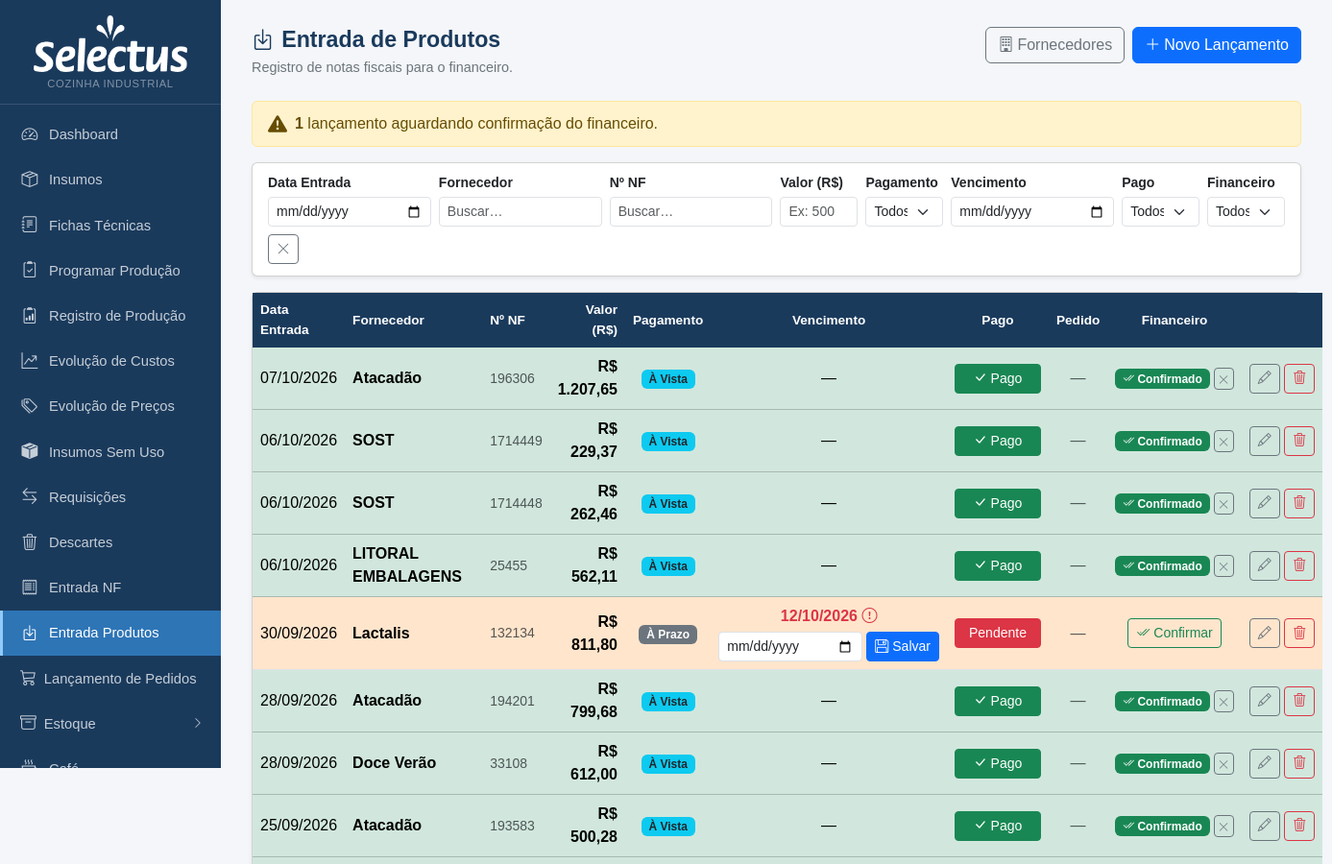
The app's page /entrada-produtos (upper part), older data.
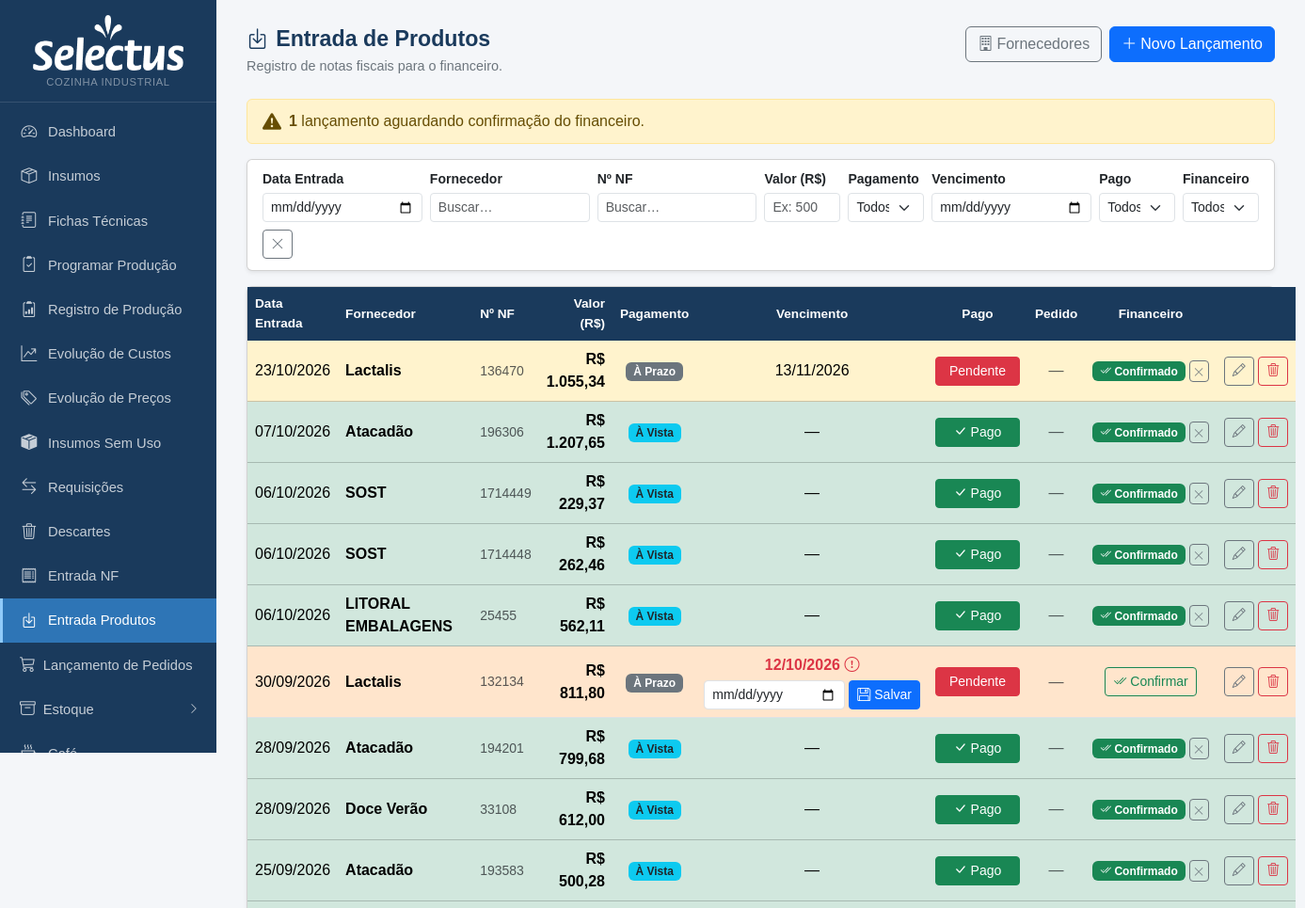
The same page, newer data.
### tables this page shows
CREATE TABLE ep_lancamentos (
            id                  INTEGER PRIMARY KEY AUTOINCREMENT,
            fornecedor_id       INTEGER NOT NULL,
            data_entrada        TEXT NOT NULL,
            numero_nf           TEXT,
            valor               REAL NOT NULL,
            tipo_pagamento      TEXT NOT NULL DEFAULT 'prazo',
            data_vencimento     TEXT,
            pago                INTEGER NOT NULL DEFAULT 0,
            confirmado_fin      INTEGER NOT NULL DEFAULT 0,
            confirmado_fin_em   TEXT,
            obs                 TEXT,
            criado_em           TEXT DEFAULT (datetime('now','localtime')), pedido_id INTEGER REFERENCES pedidos(id), data_prevista_pgto TEXT,
            FOREIGN KEY (fornecedor_id) REFERENCES ep_fornecedores(id)
        );

CREATE TABLE ep_fornecedores (
            id   INTEGER PRIMARY KEY AUTOINCREMENT,
            nome TEXT NOT NULL UNIQUE,
            ativo INTEGER NOT NULL DEFAULT 1
        , tipo TEXT DEFAULT 'custo');

### app.py (the view)
@app.route('/entrada-produtos')
def ep_lista():
    from datetime import date as _date
    db = get_db()
    for col_sql in [
        'ALTER TABLE ep_lancamentos ADD COLUMN pedido_id INTEGER REFERENCES pedidos(id)',
        'ALTER TABLE ep_lancamentos ADD COLUMN data_prevista_pgto TEXT',
    ]:
        try:
            db.execute(col_sql); db.commit()
        except Exception:
            pass
    try:
        rows = db.execute('''
            SELECT l.*, f.nome AS fornecedor_nome,
                   p.data_prevista AS ped_data, p.valor_previsto AS ped_valor
            FROM ep_lancamentos l
            JOIN ep_fornecedores f ON f.id = l.fornecedor_id
            LEFT JOIN pedidos p ON p.id = l.pedido_id
            ORDER BY l.data_entrada DESC, l.id DESC
        ''').fetchall()
    except Exception:
        rows = db.execute('''
            SELECT l.*, f.nome AS fornecedor_nome
            FROM ep_lancamentos l
            JOIN ep_fornecedores f ON f.id = l.fornecedor_id
            ORDER BY l.data_entrada DESC, l.id DESC
        ''').fetchall()
    lancamentos = [{**dict(r), 'data_prevista_pgto': dict(r).get('data_prevista_pgto')} for r in rows]
    pendentes = sum(1 for r in lancamentos if not r['confirmado_fin'])
    db.close()
    return render_template('ep_lista.html', lancamentos=lancamentos, pendentes=pendentes,
                           hoje=str(_date.today()))

### app.py (called while the page is built)
@app.template_filter('data_br')
def data_br_filter(value):
    if not value:
        return '—'
    try:
        p = str(value).split('-')
        return f'{p[2]}/{p[1]}/{p[0]}'
    except Exception:
        return value

def get_db():
    c = sqlite3.connect(DB)
    c.row_factory = sqlite3.Row
    c.execute("PRAGMA foreign_keys = ON")
    return c

def count_alertas():
    try:
        db = get_db()
        n = db.execute('''SELECT COUNT(*) FROM insumos
                          WHERE estoque_minimo > 0 AND COALESCE(estoque_atual,0) < estoque_minimo''').fetchone()[0]
        db.close()
        return n
    except:
        return 0

@app.context_processor
def inject_alertas():
    try:
        db = get_db()
        n_ped = db.execute("SELECT COUNT(*) FROM pedidos WHERE status='aberto'").fetchone()[0]
        db.close()
    except Exception:
        n_ped = 0
    return dict(n_alertas=count_alertas(), n_pedidos_abertos=n_ped)

### templates/ep_lista.html (shortened to what the changed rows need)
{% extends "base.html" %}
{% block content %}
<div class="page-header d-flex justify-content-between align-items-start flex-wrap gap-2">
  <div>
    <h1><i class="bi bi-box-arrow-in-down me-2"></i>Entrada de Produtos</h1>
  </div>
</div>
{% if not lancamentos %}
<div class="alert alert-info">Nenhum lançamento registrado ainda.</div>
{% else %}
<div class="card shadow-sm">
  <div class="card-body p-0">
    <table class="table table-hover mb-0 align-middle" id="tabela_ep">
      <thead class="table-dark">
        <tr>
          <th>Data Entrada</th>
          <th>Fornecedor</th>
          <th>Nº NF</th>
          <th class="text-end">Valor (R$)</th>
          <th class="text-center">Pagamento</th>
          <th class="text-center">Vencimento</th>
          <th class="text-center">Pago</th>
          <th class="text-center">Pedido</th>
          <th class="text-center">Financeiro</th>
          <th></th>
        </tr>
      </thead>
      <tbody>
        {% for l in lancamentos %}
        {% set vencida = l.tipo_pagamento == 'prazo' and l.data_vencimento and l.data_vencimento < hoje and not l.pago and not l['data_prevista_pgto'] %}
        {% set row_class = 'table-success' if l.confirmado_fin and l.pago else ('row-vencida' if vencida else ('table-warning' if l.confirmado_fin else '')) %}
        <tr class="{{ row_class }}"
            data-data="{{ l.data_entrada or '' }}"
            data-fornecedor="{{ l.fornecedor_nome | lower }}"
            data-nf="{{ l.numero_nf or '' | lower }}"
            data-valor="{{ l.valor }}"
            data-pagamento="{{ l.tipo_pagamento or '' }}"
            data-vencimento="{{ l.data_vencimento or '' }}"
            data-pago="{{ '1' if l.pago else '0' }}"
            data-fin="{{ '1' if l.confirmado_fin else '0' }}">
          <td class="text-nowrap">{{ l.data_entrada | data_br }}</td>
          <td class="fw-semibold">{{ l.fornecedor_nome }}</td>
          <td class="text-muted small">{{ l.numero_nf or '—' }}</td>
          <td class="text-end fw-semibold">R$ {{ '{:,.2f}'.format(l.valor).replace(',', 'X').replace('.', ',').replace('X', '.') }}</td>
          <td class="text-center">
            {% if l.tipo_pagamento == 'vista' %}
              <span class="badge bg-info text-dark">À Vista</span>
            {% else %}
              <span class="badge bg-secondary">À Prazo</span>
            {% endif %}
          </td>
          <td class="text-center text-nowrap">
            {% if l['data_prevista_pgto'] %}
              <span class="fw-semibold text-primary" title="Previsto: {{ l['data_prevista_pgto'] | data_br }} · Venc. orig.: {{ l.data_vencimento | data_br }}">
                <i class="bi bi-calendar-check me-1"></i>{{ l['data_prevista_pgto'] | data_br }}
              </span>
              <div class="small text-muted" style="font-size:.7rem">orig: {{ l.data_vencimento | data_br }}</div>
            {% elif vencida %}
              <span class="fw-semibold text-danger">{{ l.data_vencimento | data_br }} <i class="bi bi-exclamation-circle"></i></span>
              <form method="POST" action="{{ url_for('ep_set_prevista', id=l.id) }}"
                    class="d-flex gap-1 mt-1">
                <input type="date" name="data_prevista_pgto" class="form-control form-control-sm" style="width:150px" required>
                <button type="submit" class="btn btn-sm btn-primary">
                  <i class="bi bi-floppy me-1"></i>Salvar
                </button>
              </form>
            {% else %}
              {{ l.data_vencimento | data_br }}
            {% endif %}
          </td>
          <td class="text-center">
            <form method="POST" action="{{ url_for('ep_toggle_pago', id=l.id) }}" class="d-inline">
              <button type="submit" class="btn btn-sm {{ 'btn-success' if l.pago else 'btn-danger' }}"
                      style="min-width:90px">
                {% if l.pago %}
                  <i class="bi bi-check-lg me-1"></i>Pago
                {% else %}
                  Pendente
                {% endif %}
              </button>
            </form>
          </td>
          <td class="text-center">
            {% if l['pedido_id'] %}
              <a href="{{ url_for('pedidos_lista') }}" class="badge bg-warning text-dark text-decoration-none"
                 title="Pedido vinculado{{ ' · Entrega: ' + l['ped_data'] if l['ped_data'] else '' }}">
                <i class="bi bi-cart3 me-1"></i>#{{ l['pedido_id'] }}
              </a>
            {% else %}
              <span class="text-muted">—</span>
            {% endif %}
          </td>
          <td class="text-center">
            {% if l.confirmado_fin %}
              <div class="d-flex align-items-center gap-1 justify-content-center">
                <span class="badge bg-success" title="Confirmado em {{ l.confirmado_fin_em }}">
                  <i class="bi bi-check2-all"></i> Confirmado
                </span>
                <form method="POST" action="{{ url_for('ep_desconfirmar', id=l.id) }}" class="d-inline">
                  <button type="submit" class="btn btn-sm btn-outline-secondary py-0 px-1" title="Desfazer confirmação"
                          onclick="return confirm('Desfazer confirmação do financeiro?')">
                    <i class="bi bi-x-lg" style="font-size:.7rem"></i>
                  </button>
                </form>
              </div>
            {% else %}
              <form method="POST" action="{{ url_for('ep_confirmar', id=l.id) }}" class="d-inline">
                <button type="submit" class="btn btn-sm btn-outline-success">
                  <i class="bi bi-check2-all me-1"></i>Confirmar
                </button>
              </form>
            {% endif %}
          </td>
          <td class="text-end text-nowrap">
            <a href="{{ url_for('ep_editar', id=l.id) }}" class="btn btn-sm btn-outline-secondary">
              <i class="bi bi-pencil"></i>
            </a>
            <form method="POST" action="{{ url_for('ep_excluir', id=l.id) }}" class="d-inline"
                  onsubmit="return confirm('Excluir este lançamento?')">
              <button type="submit" class="btn btn-sm btn-outline-danger">
                <i class="bi bi-trash3"></i>
              </button>
            </form>
          </td>
        </tr>
        {% endfor %}
      </tbody>
    </table>
  </div>
</div>
{% endif %}
{% endblock %}

Row changes from the older to the newer data that the page shows:
added ep_lancamentos: data_entrada|data_br "23/10/2026", fornecedor_nome "Lactalis", numero_nf "136470", valor "1.055,34", tipo_pagamento "À Prazo", data_vencimento|data_br "13/11/2026", pago "Pendente"
